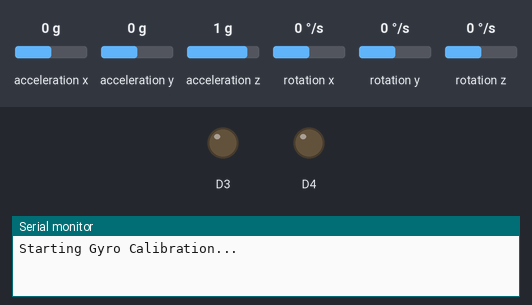
This sketch was run on a simulated ESP8266 (NodeMCU). Parts: output pins drawn as LEDs (lit = HIGH), the last lines printed to the serial monitor. The test bench sets the inputs (shaded band); at power-on: acceleration x 0 g, acceleration y 0 g, acceleration z 1 g, rotation x 0 °/s, rotation y 0 °/s, rotation z 0 °/s. Storage starts empty.

Above: at 0.1 s.
At 8.7 s:
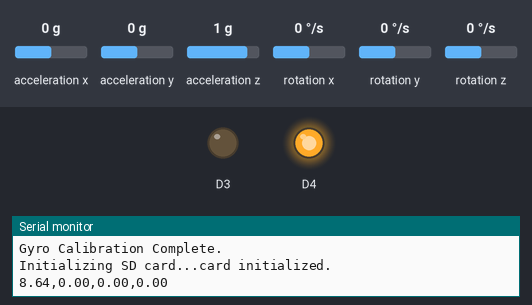
Timing chart, 0 to 10.2 s (numbered marks = the images above):
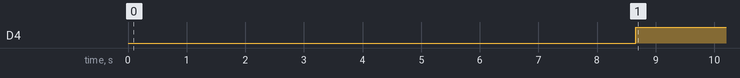

Measured:
- by itself, D4: LOW → HIGH at 8.7 s

The sketch:

Sensor_GY-L3GD2DH_miliradian_with_sdcard.ino
```cpp
//Library sensor gyro
#include <Wire.h>
#include <L3G.h>
// Library SD Card
#include <SPI.h>
#include <SD.h>

L3G gyro;

const int chipSelect = D8;

int numSamples = 500;  // Jumlah sampel yang akan digunakan untuk kalibrasi
float xOffset = 0.0, yOffset = 0.0, zOffset = 0.0;

unsigned long previousMillis = 0;
const long intervaltime = 1000;

void setup() {
  Serial.begin(9600);
  Wire.begin();
  pinMode(D3, OUTPUT);
  pinMode(D4, OUTPUT);

  if (!gyro.init()) {
    Serial.println("Failed to autodetect gyro type!");
    while (1)
      ;
  }

  gyro.enableDefault();

  // Lakukan kalibrasi
  calibrateGyroOffsets();

  Serial.print("Initializing SD card...");

  //pesan status SDcard
  if (!SD.begin(chipSelect)) {
    Serial.println("Card failed, or not present");
    // don't do anything more:
    while (1)
      ;
  }
  Serial.println("card initialized.");
}

void loop() {
  unsigned long currentMillis = millis();
  if (currentMillis - previousMillis >= intervaltime) {
    float time_stamp = currentMillis / 1000.00;
    previousMillis = currentMillis;
    gyro.read();

    // Aplikasikan offset kalibrasi
    float xDPS = ((gyro.g.x * 8.75) / 1000) - xOffset;
    float yDPS = ((gyro.g.y * 8.75) / 1000) - yOffset;
    float zDPS = ((gyro.g.z * 8.75) / 1000) - zOffset;

    float xRAD = xDPS * (3.14159 / 180);
    float yRAD = yDPS * (3.14159 / 180);
    float zRAD = zDPS * (3.14159 / 180);

    float xmRAD = xRAD * 1000;
    float ymRAD = yRAD * 1000;
    float zmRAD = zRAD * 1000;

    Serial.print(time_stamp);
    Serial.print(",");
    Serial.print(xmRAD);
    Serial.print(",");
    Serial.print(ymRAD);
    Serial.print(",");
    Serial.println(zmRAD);


    File dataFile = SD.open("datalog.txt", FILE_WRITE);
    if (dataFile) {
      digitalWrite(D3, LOW);
      digitalWrite(D4, HIGH);
      dataFile.print(time_stamp);
      dataFile.print(",");
      dataFile.print(xmRAD);
      dataFile.print(",");
      dataFile.print(ymRAD);
      dataFile.print(",");
      dataFile.println(zmRAD);
      dataFile.close();
    } else {
      Serial.println("error opening datalog.txt");
      digitalWrite(D4, LOW);
      digitalWrite(D3, HIGH);
    }
  }
}

void calibrateGyroOffsets() {
  Serial.println("Starting Gyro Calibration...");
  delay(3000);  // Delay untuk memastikan sensor stabil setelah power-on

  gyro.read();  // Baca nilai pertama untuk memulai kalibrasi

  float xSum = 0, ySum = 0, zSum = 0;

  for (int i = 0; i < numSamples; ++i) {
    gyro.read();
    xSum += gyro.g.x;
    ySum += gyro.g.y;
    zSum += gyro.g.z;
    delay(10);  // Delay antara pembacaan sampel
  }

  xOffset = (xSum / numSamples) * (8.75 / 1000);
  yOffset = (ySum / numSamples) * (8.75 / 1000);
  zOffset = (zSum / numSamples) * (8.75 / 1000);

  Serial.print("Offsets: ");
  Serial.print(xOffset);
  Serial.print(", ");
  Serial.print(yOffset);
  Serial.print(", ");
  Serial.println(zOffset);

  Serial.println("Gyro Calibration Complete.");
}
```
